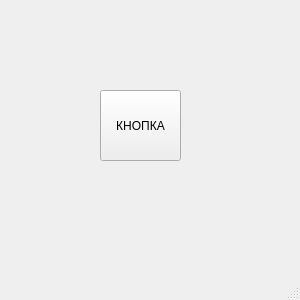
<?xml version="1.0" encoding="UTF-8"?>
<ui version="4.0">
 <class>MainWindow</class>
 <widget class="QMainWindow" name="MainWindow">
  <property name="geometry">
   <rect>
    <x>0</x>
    <y>0</y>
    <width>300</width>
    <height>300</height>
   </rect>
  </property>
  <property name="windowTitle">
   <string>MainWindow</string>
  </property>
  <widget class="QWidget" name="centralwidget">
   <widget class="QPushButton" name="pushButton">
    <property name="geometry">
     <rect>
      <x>100</x>
      <y>90</y>
      <width>81</width>
      <height>71</height>
     </rect>
    </property>
    <property name="text">
     <string>КНОПКА</string>
    </property>
   </widget>
  </widget>
  <widget class="QMenuBar" name="menubar">
   <property name="geometry">
    <rect>
     <x>0</x>
     <y>0</y>
     <width>300</width>
     <height>21</height>
    </rect>
   </property>
  </widget>
  <widget class="QStatusBar" name="statusbar"/>
 </widget>
 <resources/>
 <connections/>
</ui>
